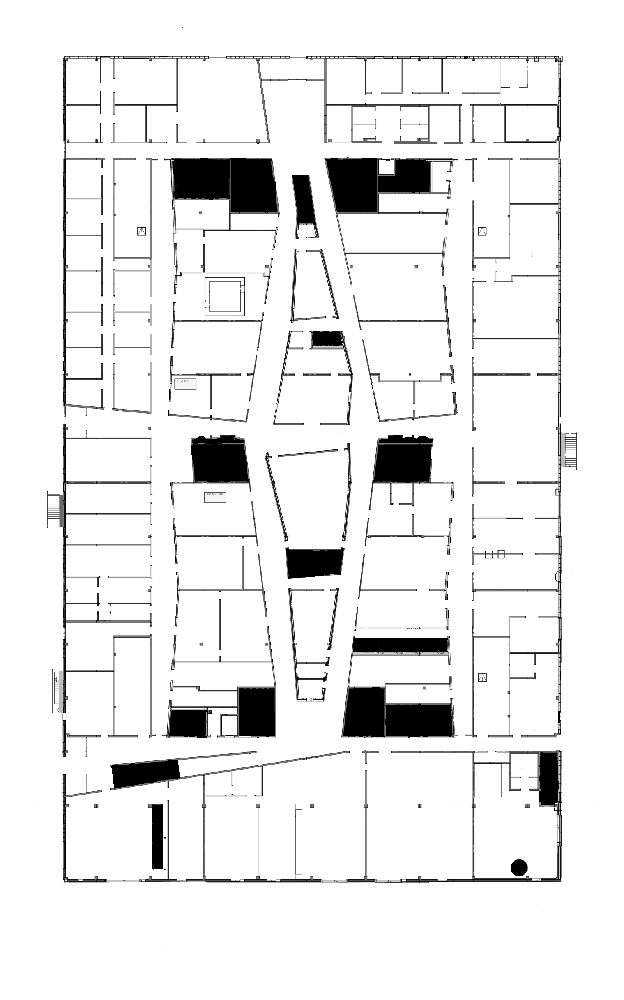
#> input picture greyscale.png, 624 x 1000 px, shrunk from 1519 x 2434 before the run
$ python Map.py
#> lines starting #> are read from the running program, lines starting #| are printed output that depends on the picture; after the words box and inside, x2 and y2 are one past the last pixel; in counts of white or black regions, pixels touching at a corner belong together
# -*- coding: utf-8 -*-
"""
Created on Sun Mar  5 17:10:39 2017

@author: sara
"""

import cv2
import numpy as np

im = cv2.imread('greyscale.png',0)
#> im is the input picture: shape (1000, 624); min 0, max 255, mean 235

#intensitet = im.at<uchar>(156, 228)


ret, thr = cv2.threshold(im, 150, 255, 0)
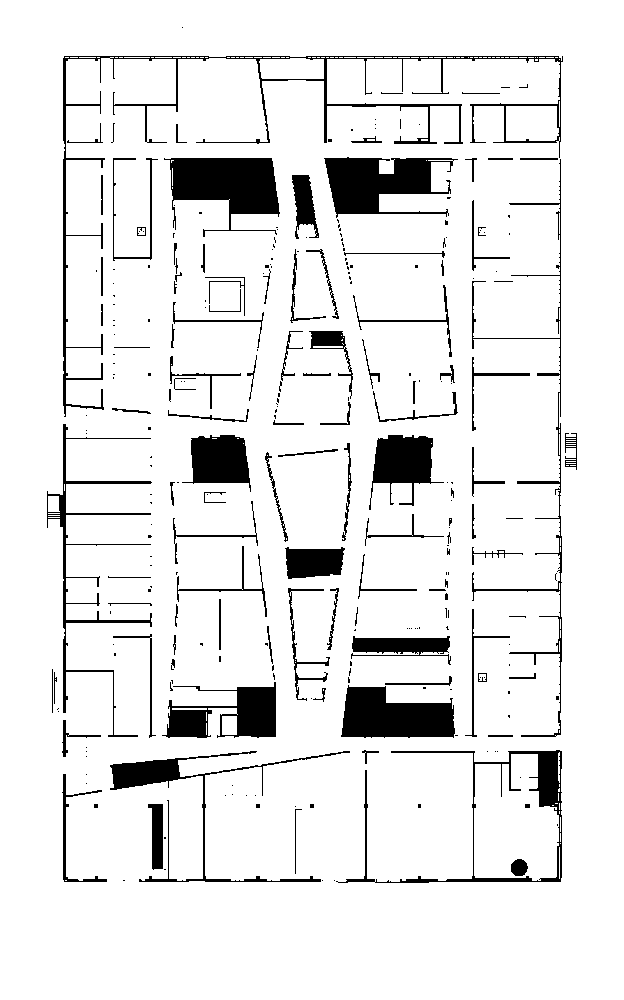
#> thr: shape (1000, 624); 91.1% white; 281 black regions (178 under 20 px), largest, box (x1, y1, x2, y2) and area: (63, 56, 563, 417) 5251, (164, 158, 280, 237) 5221, (324, 157, 458, 218) 4696
cv2.imwrite('BW.png', thr)


img = cv2.imread('BW.png')
kernel = np.ones((4,4),np.uint8)
erosion = cv2.erode(img,kernel,iterations = 1)
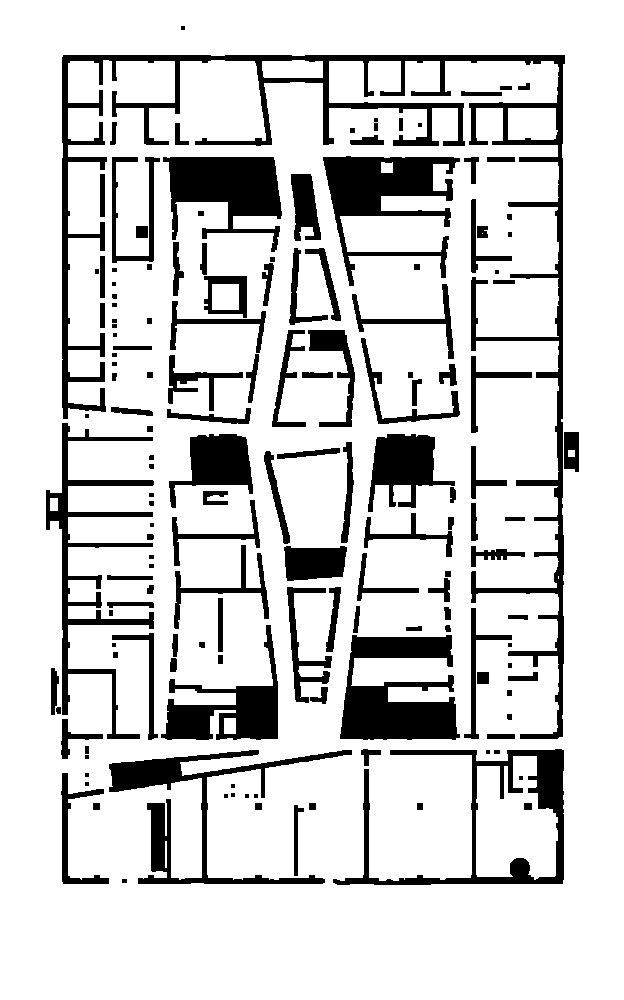
#> erosion: shape (1000, 624, 3); 83% white; 154 black regions (20 under 20 px), largest, box (x1, y1, x2, y2) and area: (62, 55, 565, 739) 20130, (340, 635, 460, 740) 7720, (323, 156, 460, 286) 6833
closing = cv2.morphologyEx(erosion, cv2.MORPH_CLOSE, kernel)
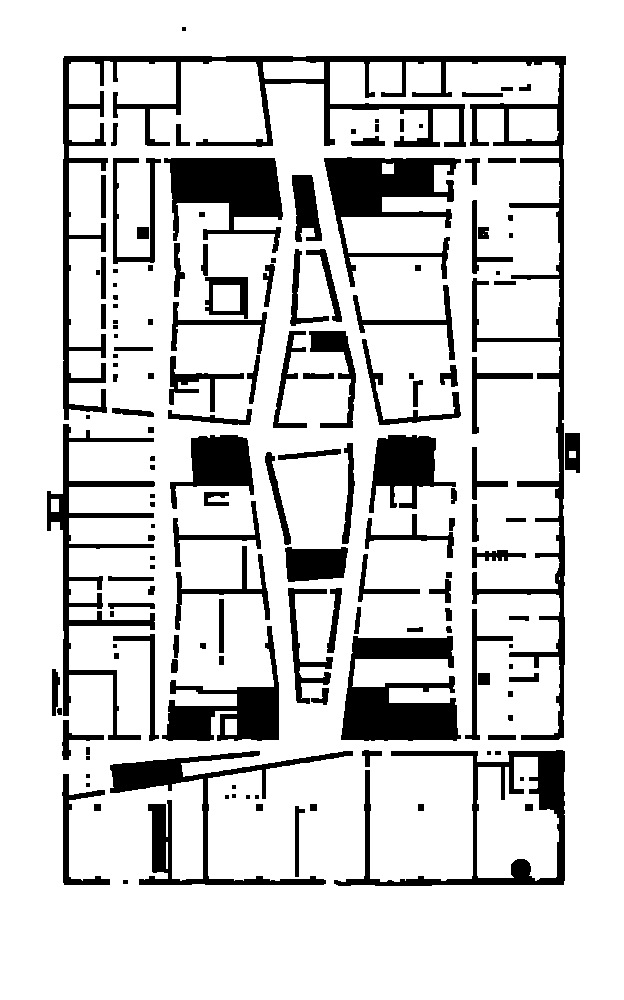
#> closing: shape (1000, 624, 3); 83% white; 154 black regions (20 under 20 px), largest, box (x1, y1, x2, y2) and area: (63, 56, 566, 740) 20130, (341, 636, 461, 741) 7720, (324, 157, 461, 287) 6833

cv2.imwrite('map.png', closing)
cv2.imshow("map", closing)
cv2.waitKey()
